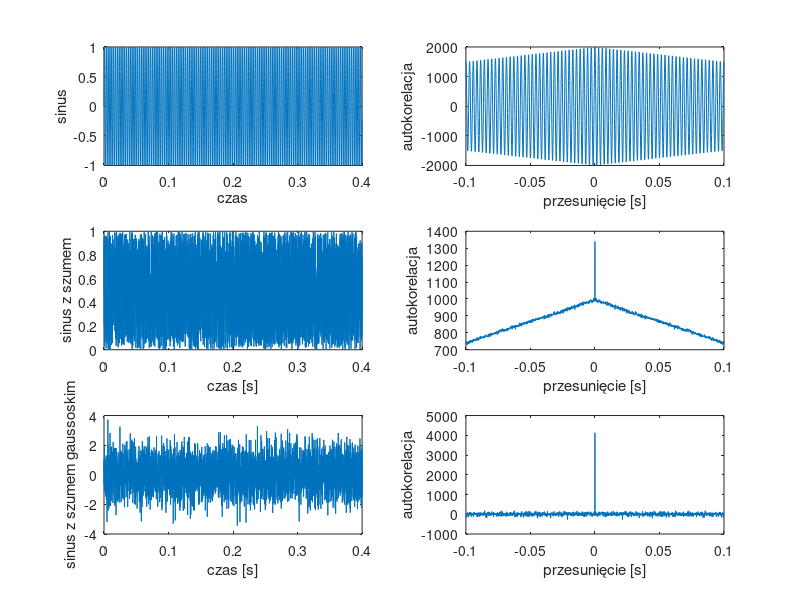

Here is the MATLAB script that generated this plot:
clear all;
close all;

N=4000;
fp=10000;
t=0:1/fp:(N-1)/fp;
x=sin(2*pi*350*t);
subplot(321);
plot(t,x);
xlabel('czas');
ylabel('sinus');

kmax=1000;
rx=xcorr(x,x,kmax);
tr= -kmax/fp : 1/fp : kmax/fp;
subplot(322);
plot(tr,rx);
xlabel('przesunięcie [s]');
ylabel('autokorelacja');

%wykres 3 - szum równomierny 
subplot(323);
%v=x+rand(1,N);
v=rand(1,N);
plot(t,v);
xlabel('czas [s]');
ylabel('sinus z szumem');

%wykres 4- autokorelacja
subplot(324);
rv=xcorr(v,v,kmax);
plot(tr,rv);
xlabel('przesunięcie [s]');
ylabel('autokorelacja');

%wykres 5- szum gaussoski
subplot(325);
%vG=x+randn(1,N);
vG=randn(1,N);
plot(t,vG);
xlabel('czas [s]');
ylabel('sinus z szumem gaussoskim');

%wykres 6- autokorelacja
subplot(326);
rvG=xcorr(vG,vG,kmax);
plot(tr,rvG);
xlabel('przesunięcie [s]');
ylabel('autokorelacja');

%doczytać: centrowanie sygnału, normowanie sygnału






